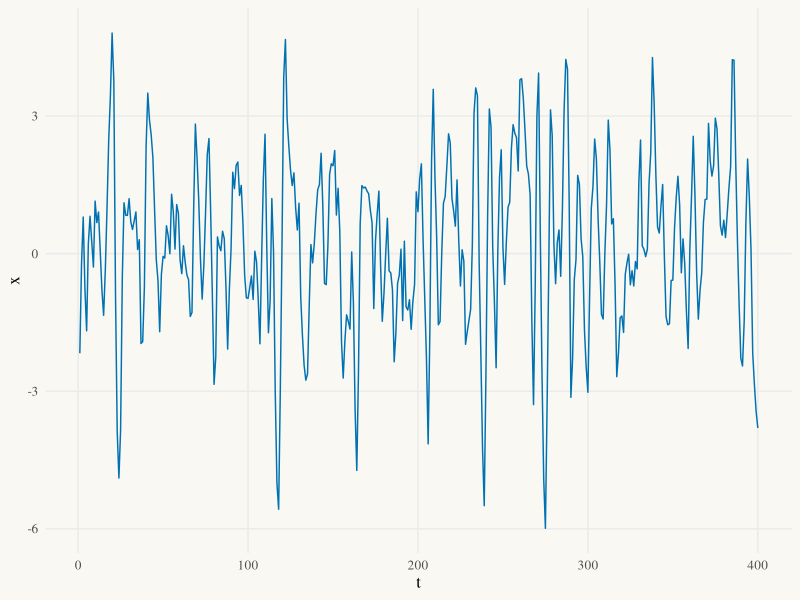
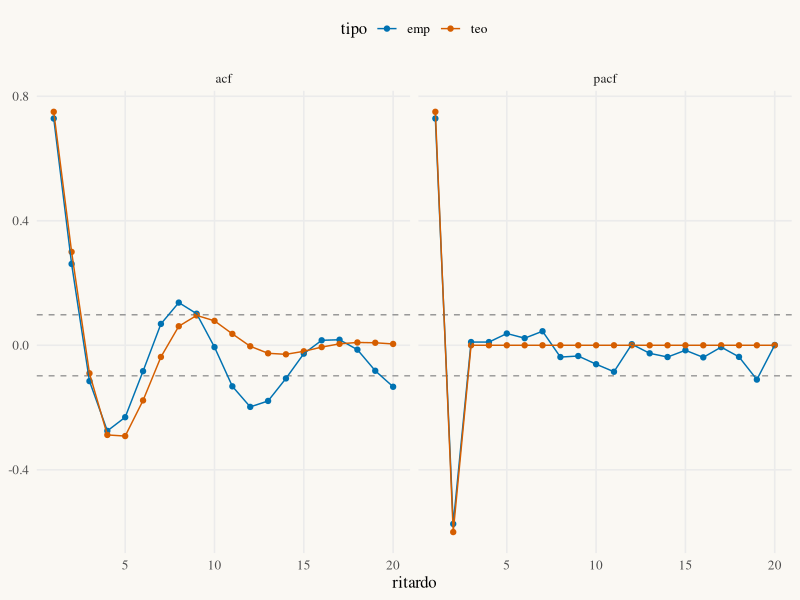

These figures' R source, in order:
# ───────────────────────────────────────────────────────────────
# StatAtlas · Lab 13 — ARMA(2, 1): φ₁ = 1.2, φ₂ = -0.6, θ₁ = 0
# Generazione esplicita (non arima.sim) per avere gli stessi numeri di StatAtlas.
# ───────────────────────────────────────────────────────────────
library(tidyverse)

set.seed(2026)
phi <- c(1.2, -0.6); theta <- 0; T <- 400; burn <- 200

e <- rnorm(burn + T)
x <- numeric(burn + T)
for (t in seq_along(x)) {
  x1 <- if (t > 1) x[t - 1] else 0; x2 <- if (t > 2) x[t - 2] else 0; e1 <- if (t > 1) e[t - 1] else 0
  x[t] <- phi[1] * x1 + phi[2] * x2 + e[t] + theta * e1
}
x <- x[-seq_len(burn)]   # scarta il burn-in

# Stazionarietà e invertibilità: moduli delle radici (devono superare 1)
Mod(polyroot(c(1, -phi)))
abs(theta) < 1

# ACF e PACF: empiriche e teoriche
confronto <- tibble(ritardo = 1:20,
  acf_emp  = acf(x, lag.max = 20, plot = FALSE)$acf[-1],
  acf_teo  = ARMAacf(ar = phi, ma = theta, lag.max = 20)[-1],
  pacf_emp = pacf(x, lag.max = 20, plot = FALSE)$acf[, 1, 1],
  pacf_teo = ARMAacf(ar = phi, ma = theta, lag.max = 20, pacf = TRUE))
confronto

# Stima di massima verosimiglianza del modello che ha generato i dati
arima(x, order = c(2, 0, 1), include.mean = FALSE)

theme_statatlas <- function(base_size = 12) {
  theme_minimal(base_size = base_size, base_family = "serif") +
    theme(panel.grid.minor = element_blank(), legend.position = "top",
          plot.background = element_rect(fill = "#FAF8F3", colour = NA))
}

tibble(t = seq_along(x), x = x) |> ggplot(aes(t, x)) + geom_line(colour = "#0072B2") + theme_statatlas()
confronto |>
  pivot_longer(-ritardo, names_to = c("funzione", "tipo"), names_sep = "_") |>
  ggplot(aes(ritardo, value, colour = tipo)) +
  geom_hline(yintercept = c(-1, 1) * 1.96 / sqrt(T), linetype = "dashed", colour = "grey60") +
  geom_point() + geom_line() + facet_wrap(~ funzione) +
  scale_colour_manual(values = c(emp = "#0072B2", teo = "#D55E00")) +
  labs(y = NULL) + theme_statatlas()
